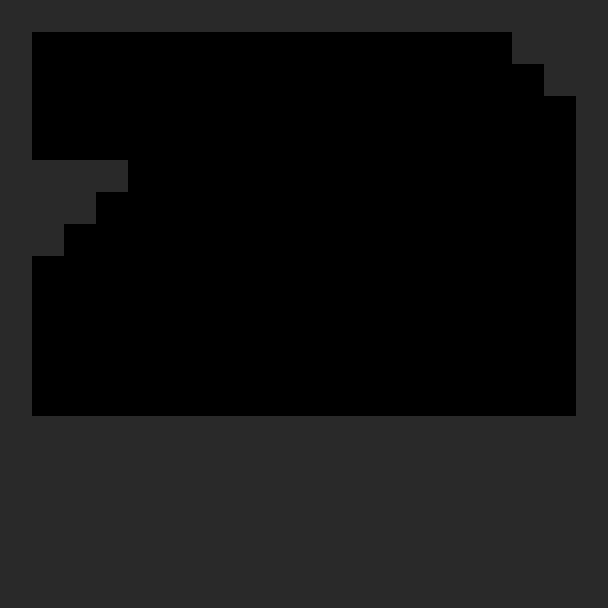

A level layout from a 2D game, rendered from its tile map. Below: a short description, then the map file with its tile-grid data intact:
An orthogonal 19x19 tile map with 32x32 px tiles, 1 tile layer (Tile Layer 1).

<map version="1.0" orientation="orthogonal" width="19" height="19" tilewidth="32" tileheight="32">
 <tileset firstgid="1" name="Default" tilewidth="32" tileheight="32">
  <image source="../Tilesets/Resources/DefaultTileset.png" width="128" height="32" />
 </tileset>
 <layer name="Tile Layer 1" width="19" height="19">
  <data encoding="csv">
1,1,1,1,1,1,1,1,1,1,1,1,1,1,1,1,1,1,1,
1,0,0,0,0,0,0,0,0,0,0,0,0,0,0,0,1,1,1,
1,0,0,0,0,0,0,0,0,0,0,0,0,0,0,0,0,1,1,
1,0,0,0,0,0,0,0,0,0,0,0,0,0,0,0,0,0,1,
1,0,0,0,0,0,0,0,0,0,0,0,0,0,0,0,0,0,1,
1,1,1,1,0,0,0,0,0,0,0,0,0,0,0,0,0,0,1,
1,1,1,0,0,0,0,0,0,0,0,0,0,0,0,0,0,0,1,
1,1,0,0,0,0,0,0,0,0,0,0,0,0,0,0,0,0,1,
1,0,0,0,0,0,0,0,0,0,0,0,0,0,0,0,0,0,1,
1,0,0,0,0,0,0,0,0,0,0,0,0,0,0,0,0,0,1,
1,0,0,0,0,0,0,0,0,0,0,0,0,0,0,0,0,0,1,
1,0,0,0,0,0,0,0,0,0,0,0,0,0,0,0,0,0,1,
1,0,0,0,0,0,0,0,0,0,0,0,0,0,0,0,0,0,1,
1,1,1,1,1,1,1,1,1,1,1,1,1,1,1,1,1,1,1,
1,1,1,1,1,1,1,1,1,1,1,1,1,1,1,1,1,1,1,
1,1,1,1,1,1,1,1,1,1,1,1,1,1,1,1,1,1,1,
1,1,1,1,1,1,1,1,1,1,1,1,1,1,1,1,1,1,1,
1,1,1,1,1,1,1,1,1,1,1,1,1,1,1,1,1,1,1,
1,1,1,1,1,1,1,1,1,1,1,1,1,1,1,1,1,1,1
</data>
 </layer>
</map>
